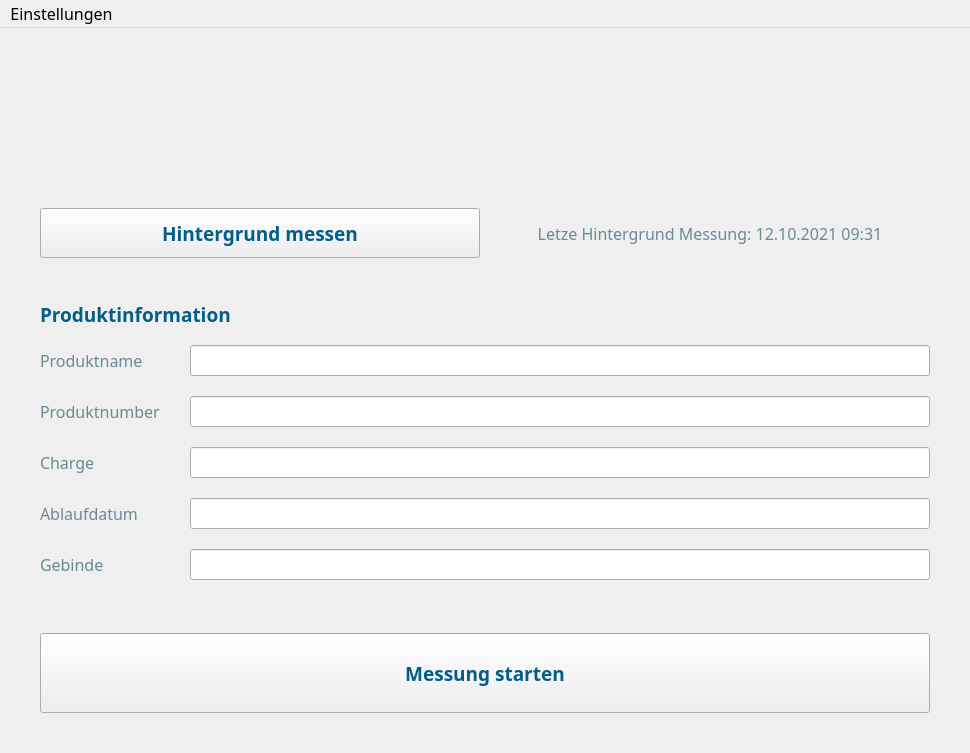
<?xml version="1.0" encoding="UTF-8"?>
<ui version="4.0">
 <class>Messungen</class>
 <widget class="QMainWindow" name="Messungen">
  <property name="geometry">
   <rect>
    <x>0</x>
    <y>0</y>
    <width>970</width>
    <height>753</height>
   </rect>
  </property>
  <property name="maximumSize">
   <size>
    <width>16777215</width>
    <height>16777195</height>
   </size>
  </property>
  <property name="font">
   <font>
    <family>Source Sans Pro</family>
    <pointsize>12</pointsize>
   </font>
  </property>
  <property name="windowTitle">
   <string>Phydent</string>
  </property>
  <property name="windowIcon">
   <iconset>
    <normaloff>PhydentLogo.jpg</normaloff>PhydentLogo.jpg</iconset>
  </property>
  <property name="styleSheet">
   <string notr="true"/>
  </property>
  <widget class="QWidget" name="centralwidget">
   <layout class="QVBoxLayout" name="verticalLayout">
    <property name="spacing">
     <number>10</number>
    </property>
    <property name="leftMargin">
     <number>40</number>
    </property>
    <property name="topMargin">
     <number>40</number>
    </property>
    <property name="rightMargin">
     <number>40</number>
    </property>
    <property name="bottomMargin">
     <number>40</number>
    </property>
    <item>
     <widget class="QLabel" name="Logo">
      <property name="text">
       <string/>
      </property>
      <property name="pixmap">
       <pixmap>phydent-logo-2x.png</pixmap>
      </property>
      <property name="scaledContents">
       <bool>false</bool>
      </property>
     </widget>
    </item>
    <item>
     <layout class="QHBoxLayout" name="backgroundmeasurementsection">
      <item>
       <widget class="QPushButton" name="backgroundbutton">
        <property name="minimumSize">
         <size>
          <width>0</width>
          <height>50</height>
         </size>
        </property>
        <property name="font">
         <font>
          <family>Source Sans Pro SemiBold</family>
          <pointsize>14</pointsize>
          <weight>75</weight>
          <bold>true</bold>
         </font>
        </property>
        <property name="autoFillBackground">
         <bool>false</bool>
        </property>
        <property name="styleSheet">
         <string notr="true">color: rgb(0, 94, 135);</string>
        </property>
        <property name="text">
         <string>Hintergrund messen</string>
        </property>
       </widget>
      </item>
      <item>
       <widget class="QLabel" name="lastbackgroundmeasurementlabel">
        <property name="font">
         <font>
          <family>Source Sans Pro</family>
          <pointsize>12</pointsize>
          <weight>50</weight>
          <bold>false</bold>
         </font>
        </property>
        <property name="styleSheet">
         <string notr="true">color: rgb(105, 138, 147);</string>
        </property>
        <property name="text">
         <string>Letze Hintergrund Messung: 12.10.2021 09:31</string>
        </property>
        <property name="alignment">
         <set>Qt::AlignCenter</set>
        </property>
       </widget>
      </item>
     </layout>
    </item>
    <item>
     <layout class="QVBoxLayout" name="productinformationsection">
      <item>
       <widget class="QLabel" name="productinformationlabel">
        <property name="minimumSize">
         <size>
          <width>0</width>
          <height>40</height>
         </size>
        </property>
        <property name="maximumSize">
         <size>
          <width>16777215</width>
          <height>50</height>
         </size>
        </property>
        <property name="font">
         <font>
          <family>Source Sans Pro SemiBold</family>
          <pointsize>14</pointsize>
          <weight>75</weight>
          <bold>true</bold>
         </font>
        </property>
        <property name="text">
         <string>&lt;html&gt;&lt;head/&gt;&lt;body&gt;&lt;p&gt;&lt;span style=&quot; color:#005e87;&quot;&gt;Produktinformation&lt;/span&gt;&lt;/p&gt;&lt;/body&gt;&lt;/html&gt;</string>
        </property>
       </widget>
      </item>
      <item>
       <layout class="QGridLayout" name="productinformationgrid">
        <property name="verticalSpacing">
         <number>20</number>
        </property>
        <item row="1" column="1">
         <widget class="QLineEdit" name="productlabel2edit">
          <property name="minimumSize">
           <size>
            <width>0</width>
            <height>30</height>
           </size>
          </property>
          <property name="font">
           <font>
            <family>Source Sans Pro</family>
            <pointsize>12</pointsize>
            <weight>50</weight>
            <bold>false</bold>
           </font>
          </property>
         </widget>
        </item>
        <item row="2" column="0">
         <widget class="QLabel" name="productlabel3">
          <property name="minimumSize">
           <size>
            <width>0</width>
            <height>30</height>
           </size>
          </property>
          <property name="font">
           <font>
            <family>Source Sans Pro</family>
            <pointsize>12</pointsize>
            <weight>50</weight>
            <bold>false</bold>
           </font>
          </property>
          <property name="text">
           <string>&lt;html&gt;&lt;head/&gt;&lt;body&gt;&lt;p&gt;&lt;span style=&quot; color:#698a93;&quot;&gt;Charge&lt;/span&gt;&lt;/p&gt;&lt;/body&gt;&lt;/html&gt;</string>
          </property>
         </widget>
        </item>
        <item row="0" column="0">
         <widget class="QLabel" name="productlabel1">
          <property name="minimumSize">
           <size>
            <width>140</width>
            <height>30</height>
           </size>
          </property>
          <property name="font">
           <font>
            <family>Source Sans Pro</family>
            <pointsize>12</pointsize>
            <weight>50</weight>
            <bold>false</bold>
           </font>
          </property>
          <property name="text">
           <string>&lt;html&gt;&lt;head/&gt;&lt;body&gt;&lt;p&gt;&lt;span style=&quot; color:#698a93;&quot;&gt;Produktname&lt;/span&gt;&lt;/p&gt;&lt;/body&gt;&lt;/html&gt;</string>
          </property>
         </widget>
        </item>
        <item row="3" column="0">
         <widget class="QLabel" name="productlabel4">
          <property name="minimumSize">
           <size>
            <width>0</width>
            <height>30</height>
           </size>
          </property>
          <property name="font">
           <font>
            <family>Source Sans Pro</family>
            <pointsize>12</pointsize>
            <weight>50</weight>
            <bold>false</bold>
           </font>
          </property>
          <property name="text">
           <string>&lt;html&gt;&lt;head/&gt;&lt;body&gt;&lt;p&gt;&lt;span style=&quot; color:#698a93;&quot;&gt;Ablaufdatum&lt;/span&gt;&lt;/p&gt;&lt;/body&gt;&lt;/html&gt;</string>
          </property>
         </widget>
        </item>
        <item row="3" column="1">
         <widget class="QLineEdit" name="productlabel4edit">
          <property name="minimumSize">
           <size>
            <width>0</width>
            <height>30</height>
           </size>
          </property>
          <property name="font">
           <font>
            <family>Source Sans Pro</family>
            <pointsize>12</pointsize>
            <weight>50</weight>
            <bold>false</bold>
           </font>
          </property>
         </widget>
        </item>
        <item row="0" column="1">
         <widget class="QLineEdit" name="productlabel1edit">
          <property name="minimumSize">
           <size>
            <width>0</width>
            <height>30</height>
           </size>
          </property>
          <property name="font">
           <font>
            <family>Source Sans Pro</family>
            <pointsize>12</pointsize>
            <weight>50</weight>
            <bold>false</bold>
           </font>
          </property>
         </widget>
        </item>
        <item row="1" column="0">
         <widget class="QLabel" name="productlabel2">
          <property name="minimumSize">
           <size>
            <width>0</width>
            <height>30</height>
           </size>
          </property>
          <property name="font">
           <font>
            <family>Source Sans Pro</family>
            <pointsize>12</pointsize>
            <weight>50</weight>
            <bold>false</bold>
           </font>
          </property>
          <property name="text">
           <string>&lt;html&gt;&lt;head/&gt;&lt;body&gt;&lt;p&gt;&lt;span style=&quot; color:#698a93;&quot;&gt;Produktnumber&lt;/span&gt;&lt;/p&gt;&lt;/body&gt;&lt;/html&gt;</string>
          </property>
         </widget>
        </item>
        <item row="2" column="1">
         <widget class="QLineEdit" name="productlabel3edit">
          <property name="minimumSize">
           <size>
            <width>0</width>
            <height>30</height>
           </size>
          </property>
          <property name="font">
           <font>
            <family>Source Sans Pro</family>
            <pointsize>12</pointsize>
            <weight>50</weight>
            <bold>false</bold>
           </font>
          </property>
         </widget>
        </item>
        <item row="4" column="0">
         <widget class="QLabel" name="productlabel5">
          <property name="minimumSize">
           <size>
            <width>0</width>
            <height>30</height>
           </size>
          </property>
          <property name="font">
           <font>
            <family>Source Sans Pro</family>
            <pointsize>12</pointsize>
            <weight>50</weight>
            <bold>false</bold>
           </font>
          </property>
          <property name="text">
           <string>&lt;html&gt;&lt;head/&gt;&lt;body&gt;&lt;p&gt;&lt;span style=&quot; color:#698a93;&quot;&gt;Gebinde&lt;/span&gt;&lt;/p&gt;&lt;/body&gt;&lt;/html&gt;</string>
          </property>
         </widget>
        </item>
        <item row="4" column="1">
         <widget class="QLineEdit" name="productlabel5edit">
          <property name="minimumSize">
           <size>
            <width>0</width>
            <height>30</height>
           </size>
          </property>
          <property name="font">
           <font>
            <family>Source Sans Pro</family>
            <pointsize>12</pointsize>
            <weight>50</weight>
            <bold>false</bold>
           </font>
          </property>
         </widget>
        </item>
       </layout>
      </item>
     </layout>
    </item>
    <item>
     <spacer name="verticalSpacer">
      <property name="orientation">
       <enum>Qt::Vertical</enum>
      </property>
      <property name="sizeType">
       <enum>QSizePolicy::Fixed</enum>
      </property>
      <property name="sizeHint" stdset="0">
       <size>
        <width>20</width>
        <height>20</height>
       </size>
      </property>
     </spacer>
    </item>
    <item alignment="Qt::AlignBottom">
     <widget class="QPushButton" name="startmeasurementbutton">
      <property name="minimumSize">
       <size>
        <width>0</width>
        <height>80</height>
       </size>
      </property>
      <property name="font">
       <font>
        <family>Source Sans Pro SemiBold</family>
        <pointsize>14</pointsize>
        <weight>75</weight>
        <bold>true</bold>
       </font>
      </property>
      <property name="styleSheet">
       <string notr="true">color: rgb(0, 94, 135);</string>
      </property>
      <property name="text">
       <string>Messung starten</string>
      </property>
     </widget>
    </item>
   </layout>
  </widget>
  <widget class="QMenuBar" name="menubar">
   <property name="geometry">
    <rect>
     <x>0</x>
     <y>0</y>
     <width>970</width>
     <height>26</height>
    </rect>
   </property>
   <property name="font">
    <font>
     <family>Source Sans Pro</family>
     <pointsize>12</pointsize>
    </font>
   </property>
   <widget class="QMenu" name="menuEinstellungen">
    <property name="title">
     <string>Einstellungen</string>
    </property>
    <addaction name="actionEinstellungen"/>
    <addaction name="separator"/>
    <addaction name="actionAbout_2"/>
   </widget>
   <addaction name="menuEinstellungen"/>
  </widget>
  <action name="actionAbout">
   <property name="text">
    <string>About</string>
   </property>
  </action>
  <action name="actionEinstellungen">
   <property name="text">
    <string>Einstellungen</string>
   </property>
   <property name="font">
    <font>
     <family>Source Sans Pro</family>
     <pointsize>11</pointsize>
    </font>
   </property>
  </action>
  <action name="actionAbout_2">
   <property name="text">
    <string>About</string>
   </property>
   <property name="font">
    <font>
     <family>Source Sans Pro</family>
     <pointsize>11</pointsize>
    </font>
   </property>
  </action>
 </widget>
 <resources/>
 <connections/>
</ui>
